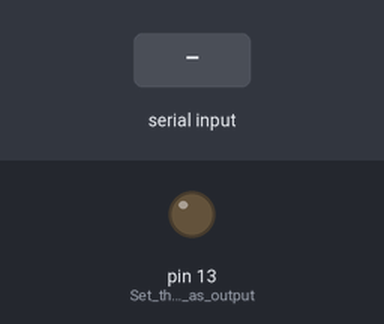
The sketch below on a simulated Arduino Uno, built with avr-gcc and run on an emulated ATmega328P. Shown: output pins drawn as LEDs (lit = HIGH). Dashed ring = blinking. The inputs (shaded band) are chosen by the test bench. Random numbers use the default seed unless the sketch sets one.

Above: at 1.2 s.
1.3 s: "90,45\n" received over Serial
At 2.0 s:
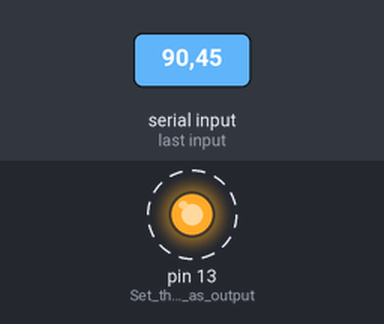
Timing chart, 0 to 10.3 s (numbered marks = the images above; inputs shaded):
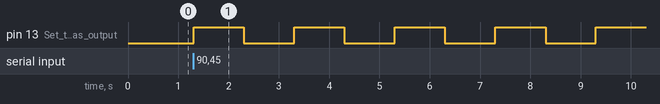

The sketch:

task1.1P_Arduinosketch.ino
```cpp
void setup() {
  Serial.begin(9600);  // Start serial communication
  pinMode(LED_BUILTIN, OUTPUT);  // Set the LED pin as output
 }

void loop() {
  if (Serial.available() > 0) {
    int blinkCount = Serial.parseInt();  // Read the number sent from Python
     for (int i = 0; i < blinkCount; i++) {
      digitalWrite(LED_BUILTIN, HIGH);  // Turn LED on
      delay(1000);  // Wait for 1 second
      digitalWrite(LED_BUILTIN, LOW);  // Turn LED off
       delay(1000);  // Wait for 1 second
    }
    int randomResponse = random(1, 10);  // Generate a random number between 1 and 10
Serial.println(randomResponse);  // Send it back to Python
   }
 }
```

Measured:
- after the input at 1.3 s, pin 13 (Set_the_LED_pin_as_output): alternates HIGH for 1.0 s and LOW for 1.0 s, starting at once
